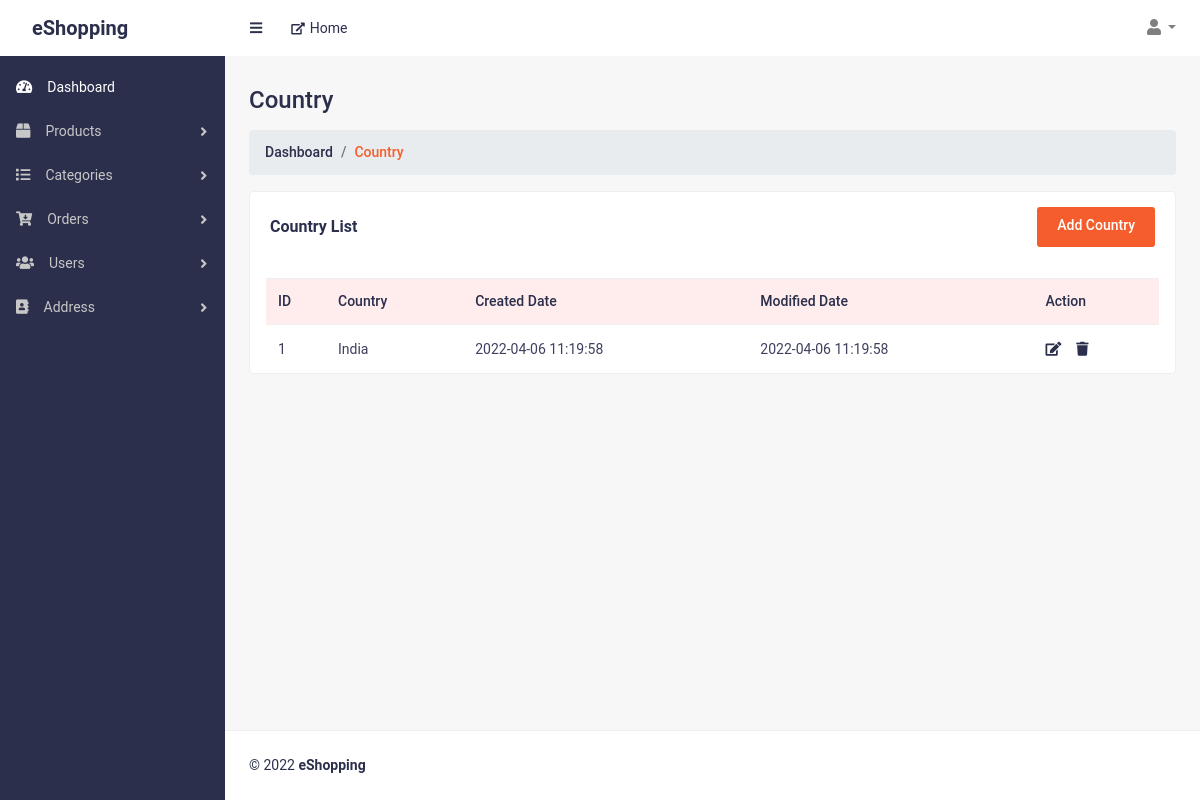
The page /countries.php (signed in) on the database as committed earlier.
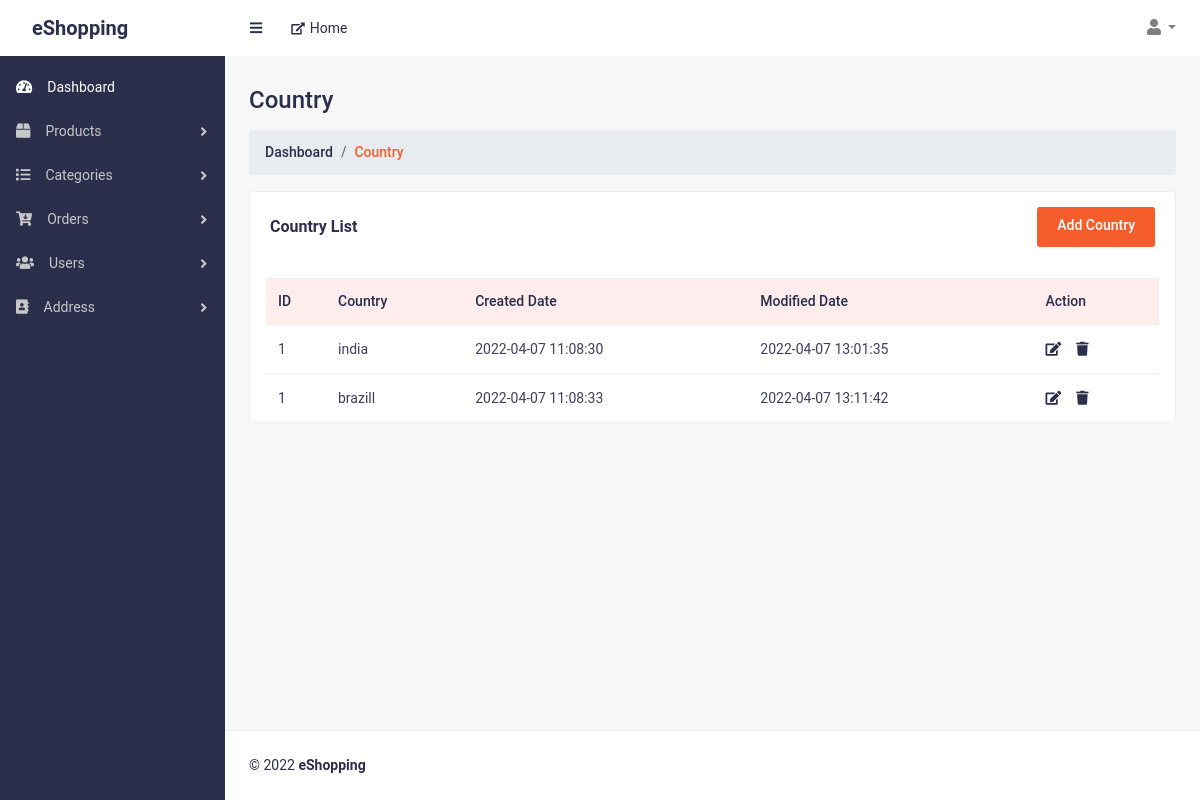
The same page on the database as committed later.
### tables this page shows
CREATE TABLE `countries` (
  `id` int(11) NOT NULL,
  `country` varchar(50) NOT NULL,
  `modifiedDate` datetime DEFAULT NULL,
  `createdDate` datetime DEFAULT NULL,
  `status` tinyint(2) NOT NULL DEFAULT 0
);

### handler/dbHandler.php (called while the page is built, shortened)
<?php
    class DBConnection{
        private $hostname = "localhost";
        private $username = "root";
        private $password = "";
        private $database = "eshopping";
        private $conn;
        function __construct(){
            $this->conn = new mysqli($this->hostname, $this->username, $this->password, $this->database);
        }
        function getConnection(){
            return $this->conn;
        }
    }

### handler/addressHandler.php (called while the page is built, shortened)
<?php
require_once("dbHandler.php");
class AddressHandler extends DBConnection
{
    function getCountries()
    {
        $sql = "SELECT * FROM countries WHERE countries.status = 0";
        $result = $this->getConnection()->query($sql);
        $records = [];
        if ($result->num_rows > 0) {
            while ($row = $result->fetch_assoc()) {
                array_push($records, $row);
            }
        } else {
            $records = [];
        }
        return $records;
    }
}

### countries.php (the view, shortened to what this page needs)
<?php
	require("./handler/addressHandler.php");
	$address = new AddressHandler();
	$countries = $address->getCountries();
?>
<!DOCTYPE html>
<html lang="en">
<head>
	<link href="css/styles.css" rel="stylesheet">
	<link href="css/admin-style.css" rel="stylesheet">
	<link href="vendor/bootstrap/css/bootstrap.min.css" rel="stylesheet">
	<link href="vendor/fontawesome-free/css/all.min.css" rel="stylesheet">
</head>
<body class="sb-nav-fixed">
	<?php
		include_once("./includes/header.php");
	?>
	<div id="layoutSidenav">
		<div id="layoutSidenav_nav">
			<?php
			include_once("./includes/sidebar.php");
			?>
		</div>
		<div id="layoutSidenav_content">
			<main>
				<div class="container-fluid">
					<h2 class="mt-30 page-title">Country</h2>
					<ol class="breadcrumb">
						<li class="breadcrumb-item"><a href="index.php">Dashboard</a></li>
						<li class="breadcrumb-item active">Country</li>
					</ol>
					<div class="row">
						<div class="col-lg-12 col-md-12">
							<div class="card card-static-2 mb-30">
								<div class="card-title-2">
									<h4 style="width:100%;display: flex; justify-content: space-between;align-items: center;">
										<p><b>Country List</b></p>
										<p><a href="add_country.php" class="add-btn hover-btn">Add Country</a></p>
									</h4>
								</div>
								<div class="card-body-table px-3">
									<div class="table-responsive">
										<table class="table ucp-table table-hover">
											<thead>
												<tr>
													<th style="width:60px">ID</th>
													<th>Country</th>
													<th>Created Date</th>
													<th>Modified Date</th>
													<th>Action</th>
												</tr>
											</thead>
											<tbody>
												<?php
												$srno = 1;
												foreach ($countries as $country) {
												?>
													<tr>
														<td><?= $srno ?></td>
														<td><?= $country["country"] ?></td>
														<td><?= $country["createdDate"] ?></td>
														<td><?= $country["modifiedDate"] ?></td>
														<td class="action-btns">
															<a href="add_country.php?edit=<?= $country["id"]?>" class=" edit-btn"><i class="fas fa-edit"></i></a>
															<a href="./handler/requestHandler.php?dCountry=<?=$country["id"]?>" class="edit-btn deleteRow"><i class="fas fa-trash"></i></a>
														</td>
													</tr>
												<?php
												}
												?>
											</tbody>
										</table>
									</div>
								</div>
							</div>
						</div>
					</div>
				</div>
			</main>
			<?php
			include_once("./includes/footer.php");
			?>
		</div>
	</div>
</body>
</html>

Rows that differ between the two databases and show on the page:
changed countries: country "India" → "india"; createdDate "2022-04-06 11:19:58" → "2022-04-07 11:08:30"; modifiedDate "2022-04-06 11:19:58" → "2022-04-07 13:01:35"
added countries: country "brazill", createdDate "2022-04-07 11:08:33", modifiedDate "2022-04-07 13:11:42"
